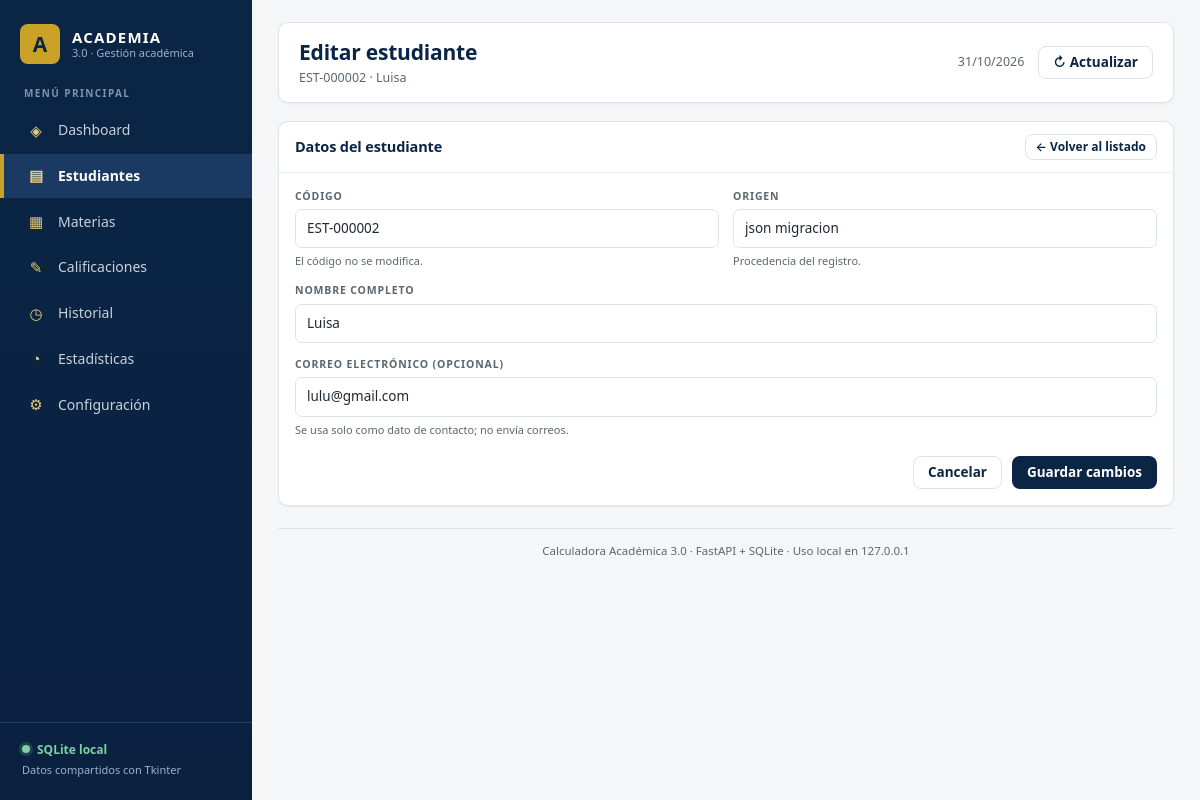
The page /estudiantes/05f4cce0-07d9-5319-860f-baf79407f192/editar on the database its author committed.
### tables this page shows
CREATE TABLE estudiantes (
    id                 TEXT PRIMARY KEY,
    codigo             TEXT NOT NULL UNIQUE,
    nombre             TEXT NOT NULL CHECK (length(trim(nombre)) > 0),
    nombre_normalizado TEXT NOT NULL,
    correo             TEXT,
    origen             TEXT NOT NULL DEFAULT 'app'
                       CHECK (origen IN ('app', 'json_migracion')),
    huella_migracion   TEXT UNIQUE,
    creado_en          TEXT NOT NULL,
    actualizado_en     TEXT NOT NULL,
    eliminado_en       TEXT
);

### app/web/rutas.py (the view)
@router.get("/estudiantes/{estudiante_id}/editar")
def editar_estudiante(
    request: Request,
    estudiante_id: str,
    servicios: Servicios = Depends(servicios_lectura),
):
    try:
        estudiante = servicios.estudiantes.obtener(estudiante_id)
    except ErrorAcademico as error:
        return _redirigir("/estudiantes", str(error), "error")
    return _render(
        request,
        "formulario_estudiante.html",
        "estudiantes",
        estudiante=estudiante,
    )

### app/web/templates/formulario_estudiante.html (shortened to what this page needs)
{% extends "base.html" %}
{% block encabezado %}{% if estudiante %}Editar estudiante{% else %}Nuevo estudiante{% endif %}{% endblock %}
{% block subencabezado %}{% if estudiante %}{{ estudiante.codigo }} · {{ estudiante.nombre }}{% else %}El código se asigna automáticamente{% endif %}{% endblock %}
{% block contenido %}
<section class="panel">
  <div class="panel-cabecera">
    <h2>Datos del estudiante</h2>
    <a class="boton secundario pequeno" href="/estudiantes">← Volver al listado</a>
  </div>
  <div class="panel-cuerpo">
    <form class="formulario" method="post" action="/estudiantes/guardar">
      {% if estudiante %}
      <div class="rejilla-campos">
        <div class="campo">
          <label>Código</label>
          <input type="text" value="{{ estudiante.codigo }}" disabled>
          <span class="ayuda">El código no se modifica.</span>
        </div>
        <div class="campo">
          <label>Origen</label>
          <input type="text" value="{{ estudiante.origen.replace('_', ' ') }}" disabled>
          <span class="ayuda">Procedencia del registro.</span>
        </div>
      </div>
      {% endif %}
      <div class="rejilla-campos">
        <div class="campo ancho">
          <label for="nombre">Nombre completo</label>
          <input id="nombre" name="nombre" type="text" required maxlength="160"
                 value="{{ estudiante.nombre if estudiante else '' }}" autofocus
                 placeholder="Ej. Ana María Pérez">
        </div>
        <div class="campo ancho">
          <label for="correo">Correo electrónico (opcional)</label>
          <input id="correo" name="correo" type="email" maxlength="160"
                 value="{{ estudiante.correo if estudiante and estudiante.correo else '' }}"
                 placeholder="estudiante@institucion.edu">
          <span class="ayuda">Se usa solo como dato de contacto; no envía correos.</span>
        </div>
      </div>
      <div class="formulario-pie">
        <a class="boton secundario" href="/estudiantes">Cancelar</a>
        <button class="boton primario" type="submit">
          {% if estudiante %}Guardar cambios{% else %}Guardar estudiante{% endif %}
        </button>
      </div>
    </form>
  </div>
</section>
{% endblock %}

### app/web/static/css/estilos.css (style rules this page uses)
:root { --azul: #0b2545; --azul-medio: #13315c; --azul-claro: #1b3a63; --dorado: #c9a227; --dorado-claro: #e7ce7a; --fondo: #f4f6f8; --blanco: #ffffff; --gris-borde: #dde3e9; --gris-suave: #eef1f4; --gris-texto: #5b6770; --texto: #1f2933; --verde: #1e7f4f; --verde-suave: #e6f4ec; --rojo: #b3261e; --rojo-suave: #fbeae8; --amarillo-suave: #fff6da; --sombra: 0 1px 2px rgba(11, 37, 69, 0.06); --radio: 10px; }
* { box-sizing: border-box; }
html, body { margin: 0; padding: 0; }
body { background: var(--fondo); color: var(--texto); font-family: "Segoe UI", system-ui, -apple-system, "Helvetica Neue", Arial, sans-serif; font-size: 15px; line-height: 1.45; }
a { color: var(--azul-medio); text-decoration: none; }
h1, h2, h3, h4 { margin: 0; color: var(--azul); letter-spacing: -0.01em; }
.boton { display: inline-flex; align-items: center; justify-content: center; gap: 6px; padding: 9px 14px; border: 1px solid transparent; border-radius: 8px; font: inherit; font-size: 13.5px; font-weight: 600; line-height: 1; cursor: pointer; white-space: nowrap; transition: background 0.15s ease, border-color 0.15s ease, color 0.15s ease; }
.boton.primario { background: var(--azul); color: var(--blanco); }
.boton.secundario { background: var(--blanco); border-color: var(--gris-borde); color: var(--azul); }
.boton.pequeno { padding: 6px 10px; font-size: 12px; }
.panel { background: var(--blanco); border: 1px solid var(--gris-borde); border-radius: var(--radio); box-shadow: var(--sombra); overflow: hidden; }
.panel-cabecera { display: flex; flex-wrap: wrap; align-items: center; justify-content: space-between; gap: 10px; padding: 12px 16px; border-bottom: 1px solid var(--gris-suave); }
.panel-cabecera h2, .panel-cabecera h3 { font-size: 14.5px; }
.panel-cuerpo { padding: 16px; }
.formulario { display: flex; flex-direction: column; gap: 14px; }
.rejilla-campos { display: grid; grid-template-columns: repeat(2, minmax(0, 1fr)); gap: 14px; }
.campo { display: flex; flex-direction: column; gap: 5px; min-width: 0; }
.campo.ancho { grid-column: 1 / -1; }
.campo label { color: var(--gris-texto); font-size: 10.5px; font-weight: 700; letter-spacing: 0.08em; text-transform: uppercase; }
.campo input, .campo select, .campo textarea { width: 100%; padding: 9px 11px; border: 1px solid var(--gris-borde); border-radius: 7px; background: var(--blanco); color: var(--texto); font: inherit; font-size: 13.5px; outline: none; transition: border-color 0.15s ease, box-shadow 0.15s ease; }
.campo .ayuda { color: var(--gris-texto); font-size: 11px; }
.formulario-pie { display: flex; flex-wrap: wrap; justify-content: flex-end; gap: 10px; padding-top: 4px; }

### rows shown on the page
estudiantes: codigo "EST-000002", nombre "Luisa", origen.replace "json migracion", correo "lulu@gmail.com"

### other values the page prints
{{ hoy }} "31/10/2026"
